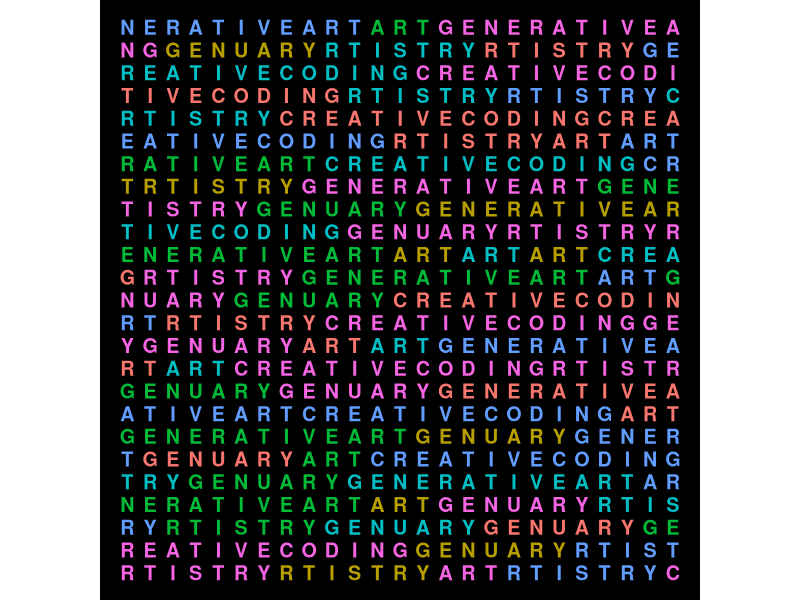

Recreate this plot in R.
library(ggplot2)
library(stringr)
library(tibble)

# generate data
word1 <- unlist(str_split("GENUARY", ""))
word2 <- unlist(str_split("ART", ""))
word3 <- unlist(str_split("RTISTRY", ""))
word4 <- unlist(str_split("CREATIVECODING", ""))
word5 <- unlist(str_split("GENERATIVEART", ""))
words <- list(word1, word2, word3, word4, word5)

set.seed(123)
all_letters <- c()
all_cols <- c()
while (length(all_letters) < 625){
  s <- sample(1:5, size=1)
  w <- words[[s]]
  all_letters <- c(all_letters, w)
  all_cols <- c(all_cols, rep(sample(1:6, 1), length(w)))
}

x <- 1:25
y <- 1:25
plot_data <- tibble(expand.grid(x = x, y = y))
plot_data$all_letters <- all_letters[1:nrow(plot_data)]
plot_data$all_cols <- as.character(all_cols[1:nrow(plot_data)])

# plot
ggplot() +
  geom_text(data = plot_data,
            mapping = aes(x = x, y = y, label = all_letters, colour = all_cols), size = 5, fontface = 2) +
  coord_fixed() +
  theme_void() +
  theme(legend.position = "none",
        panel.background = element_rect(fill = "black", colour = "black"),
        plot.background = element_rect(fill = "black", colour = "black"))


